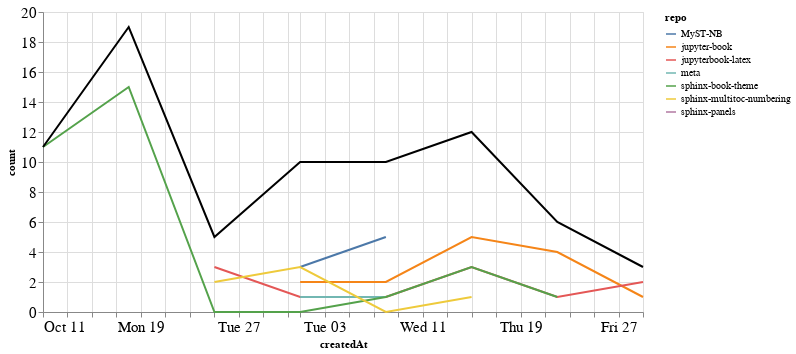

Notebook cell for this chart:
### Markdown cell above
### Comments

### Code cell
comments_time = comments.groupby('repo').resample('W', on='createdAt').count()['author'].reset_index()
comments_time = comments_time.rename(columns={'author': 'count'})
comments_time_total = comments_time.groupby('createdAt').agg({"count": "sum"}).reset_index()
ch1 = alt.Chart(comments_time, width=600).mark_line().encode(
    x='createdAt',
    y='count',
    color='repo',
    tooltip="repo"
)

ch2 = alt.Chart(comments_time_total, width=600).mark_line(color="black").encode(
    x='createdAt',
    y='count',
)

ch1 + ch2

### Figure 1 — Vega-Lite specification as saved in the notebook (floating-point values rounded to 4 significant figures)
{"config": {"axisLeft": {"labelFontSize": 15}, "axisBottom": {"labelFontSize": 15}}, "layer": [{"data": {"name": "data-c7b13a41b6dfbbefd4929bb405e7f71c"}, "mark": "line", "encoding": {"color": {"type": "nominal", "field": "repo"}, "tooltip": {"type": "nominal", "field": "repo"}, "x": {"type": "temporal", "field": "createdAt"}, "y": {"type": "quantitative", "field": "count"}}, "width": 600}, {"data": {"name": "data-c052475779d434731fc401b291e15758"}, "mark": {"type": "line", "color": "black"}, "encoding": {"x": {"type": "temporal", "field": "createdAt"}, "y": {"type": "quantitative", "field": "count"}}, "width": 600}], "$schema": "https://vega.github.io/schema/vega-lite/v4.8.1.json", "datasets": {"data-c7b13a41b6dfbbefd4929bb405e7f71c": [{"repo": "MyST-NB", "createdAt": "2020-11-01T00:00:00", "count": 3}, {"repo": "MyST-NB", "createdAt": "2020-11-08T00:00:00", "count": 5}, {"repo": "jupyter-book", "createdAt": "2020-11-01T00:00:00", "count": 2}, {"repo": "jupyter-book", "createdAt": "2020-11-08T00:00:00", "count": 2}, {"repo": "jupyter-book", "createdAt": "2020-11-15T00:00:00", "count": 5}, {"repo": "jupyter-book", "createdAt": "2020-11-22T00:00:00", "count": 4}, {"repo": "jupyter-book", "createdAt": "2020-11-29T00:00:00", "count": 1}, {"repo": "jupyterbook-latex", "createdAt": "2020-10-25T00:00:00", "count": 3}, {"repo": "jupyterbook-latex", "createdAt": "2020-11-01T00:00:00", "count": 1}, {"repo": "jupyterbook-latex", "createdAt": "2020-11-08T00:00:00", "count": 1}, {"repo": "jupyterbook-latex", "createdAt": "2020-11-15T00:00:00", "count": 3}, {"repo": "jupyterbook-latex", "createdAt": "2020-11-22T00:00:00", "count": 1}, {"repo": "jupyterbook-latex", "createdAt": "2020-11-29T00:00:00", "count": 2}, {"repo": "meta", "createdAt": "2020-11-01T00:00:00", "count": 1}, {"repo": "meta", "createdAt": "2020-11-08T00:00:00", "count": 1}, {"repo": "sphinx-book-theme", "createdAt": "2020-10-11T00:00:00", "count": 11}, {"repo": "sphinx-book-theme", "createdAt": "2020-10-18T00:00:00", "count": 15}, {"repo": "sphinx-book-theme", "createdAt": "2020-10-25T00:00:00", "count": 0}, {"repo": "sphinx-book-theme", "createdAt": "2020-11-01T00:00:00", "count": 0}, {"repo": "sphinx-book-theme", "createdAt": "2020-11-08T00:00:00", "count": 1}, {"repo": "sphinx-book-theme", "createdAt": "2020-11-15T00:00:00", "count": 3}, {"repo": "sphinx-book-theme", "createdAt": "2020-11-22T00:00:00", "count": 1}, {"repo": "sphinx-multitoc-numbering", "createdAt": "2020-10-25T00:00:00", "count": 2}, {"repo": "sphinx-multitoc-numbering", "createdAt": "2020-11-01T00:00:00", "count": 3}, {"repo": "sphinx-multitoc-numbering", "createdAt": "2020-11-08T00:00:00", "count": 0}, {"repo": "sphinx-multitoc-numbering", "createdAt": "2020-11-15T00:00:00", "count": 1}, {"repo": "sphinx-panels", "createdAt": "2020-10-18T00:00:00", "count": 4}], "data-c052475779d434731fc401b291e15758": [{"createdAt": "2020-10-11T00:00:00", "count": 11}, {"createdAt": "2020-10-18T00:00:00", "count": 19}, {"createdAt": "2020-10-25T00:00:00", "count": 5}, {"createdAt": "2020-11-01T00:00:00", "count": 10}, {"createdAt": "2020-11-08T00:00:00", "count": 10}, {"createdAt": "2020-11-15T00:00:00", "count": 12}, {"createdAt": "2020-11-22T00:00:00", "count": 6}, {"createdAt": "2020-11-29T00:00:00", "count": 3}]}}
